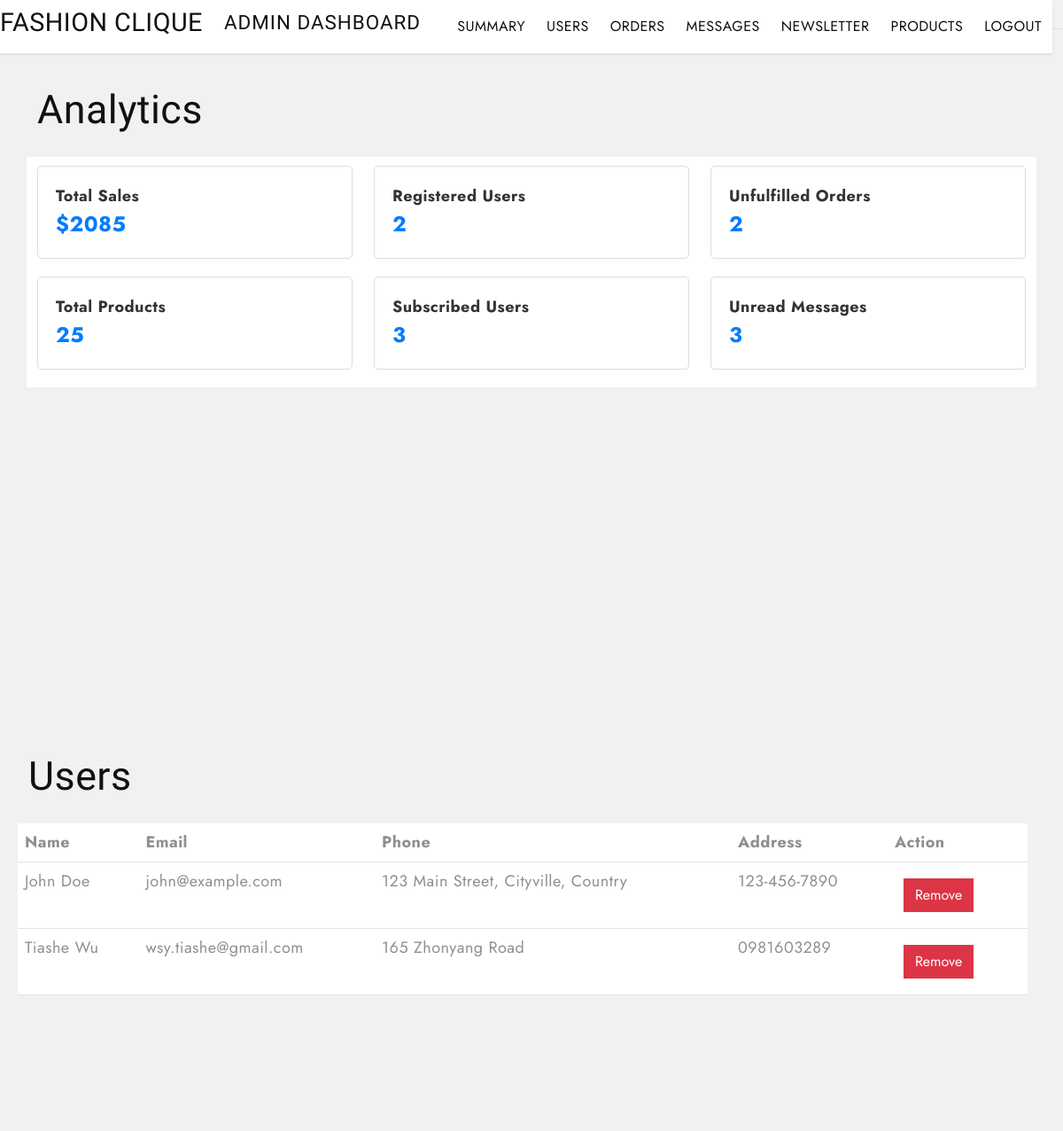
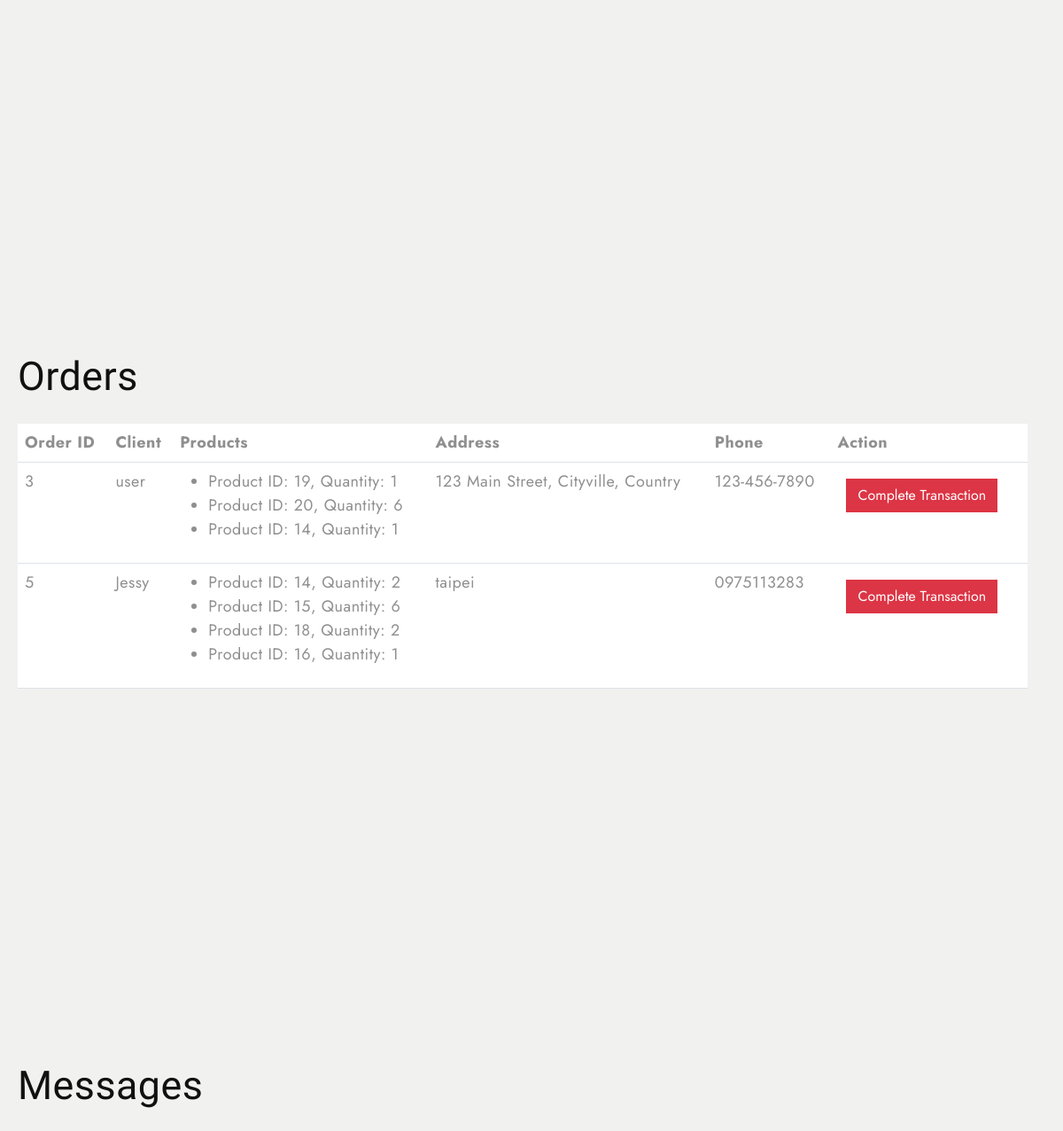
Page /dashboard (upper part) on the earlier database version (2 pictures, top to bottom).
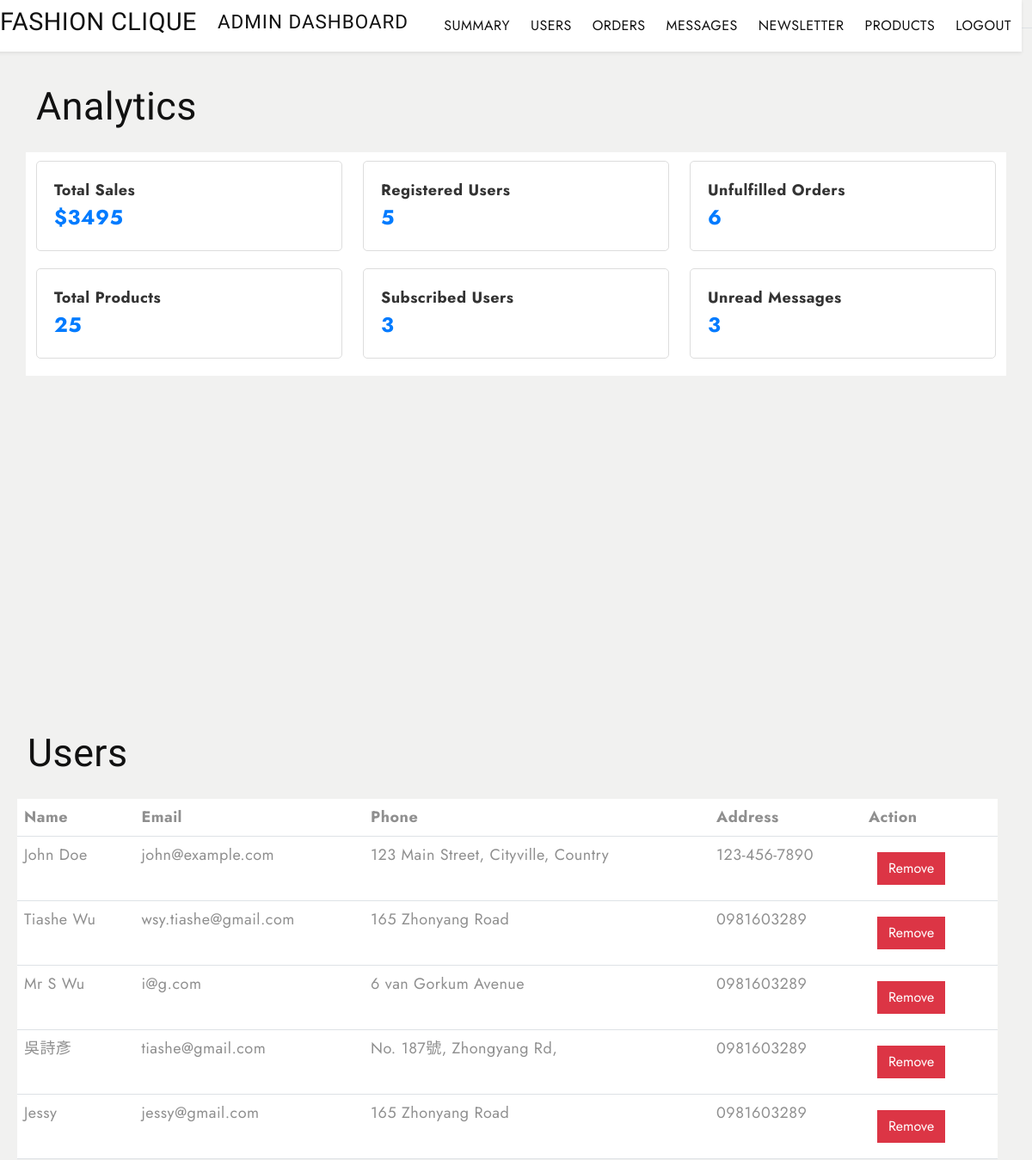
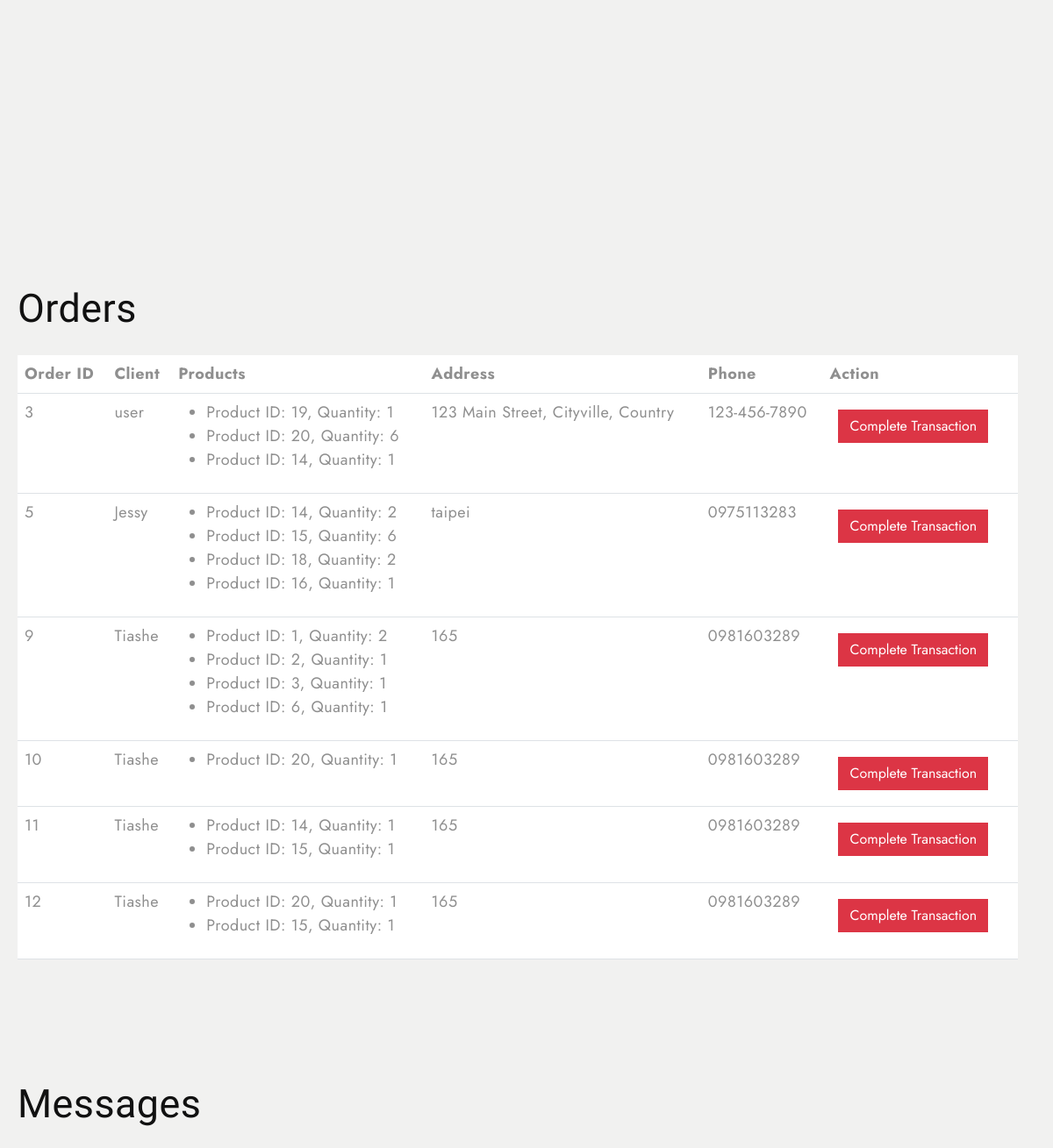
Same page on the later database version (2 pictures, top to bottom).
### tables this page shows
CREATE TABLE users (id INTEGER PRIMARY KEY AUTOINCREMENT, user_id INTEGER, username TEXT NOT NULL UNIQUE, password TEXT NOT NULL, email TEXT NOT NULL UNIQUE, phone TEXT, address TEXT);

CREATE TABLE orders (id INTEGER PRIMARY KEY AUTOINCREMENT, client_id INTEGER NOT NULL, client TEXT, products TEXT NOT NULL, total INTEGER, address TEXT NOT NULL, phone TEXT NOT NULL, created_at DATETIME DEFAULT CURRENT_TIMESTAMP, fulfilled TEXT, FOREIGN KEY (client_id) REFERENCES users (id));

### app.py (the view)
@app.route('/dashboard')
def dashboard():
    conn = get_db_connection()
    users = conn.execute('SELECT * FROM users').fetchall()
    orders = conn.execute('SELECT * FROM orders WHERE fulfilled="false"').fetchall()
    orders_new = []
    for row in orders:  # Iterate over the rows in the 'orders' list
        products_str = row[3]  # row[2] contains the products field as a JSON string
        if products_str and products_str.strip():  # Only try to parse if there's content
            try:
                products = json.loads(products_str)
            except json.JSONDecodeError:
                print(f"Error parsing products for order ID {row[0]}: {products_str}")
                products = []  # Default to empty list if JSON is invalid
        else:
            products = []  # Default to empty list if products field is empty or null
        orders_new.append({
            'id': row[0],
            'client': row[2],
            'products': products,
            'address': row[5],
            'phone': row[6],
            'created_at': row[7],
            'fulfilled': row[8]
        })
    messages = conn.execute('SELECT * FROM messages WHERE seen="false"').fetchall()
    newsletter = conn.execute('SELECT * FROM newsletter').fetchall()
    products = conn.execute('SELECT * FROM products').fetchall()
    total_sales = conn.execute('''
        SELECT SUM(total) AS total_sales FROM orders
    ''').fetchone()
    total_users = conn.execute('SELECT COUNT(*) AS total_users FROM users').fetchone()
    total_subscribed_users = conn.execute('SELECT COUNT(*) AS total_subscribed FROM newsletter').fetchone()
    total_products = conn.execute('SELECT COUNT(*) AS total_products FROM products').fetchone()
    unread_messages = conn.execute('SELECT COUNT(*) AS unread_messages FROM messages WHERE seen="false"').fetchone()
    unfulfilled_Orders = conn.execute('SELECT COUNT(*) AS total_unfulfilled_orders FROM orders WHERE fulfilled="false"').fetchone()
    conn.close()
    return render_template('admin.html', users=users, orders=orders_new, messages=messages,
                           newsletter=newsletter, products=products,
                           total_sales=total_sales['total_sales'] or 0,
                           total_users=total_users['total_users'] or 0,
                           total_subscribed_users=total_subscribed_users['total_subscribed'] or 0,
                           total_products=total_products['total_products'] or 0,
                           unread_messages=unread_messages['unread_messages'] or 0,
                           unfulfilled_Orders=unfulfilled_Orders['total_unfulfilled_orders'] or 0)

### app.py (called while the page is built)
def get_db_connection():
    conn = sqlite3.connect(DB_PATH)
    conn.row_factory = sqlite3.Row  # So that we can access columns by name
    return conn

### templates/admin.html (shortened to what this page needs)
<!DOCTYPE html>
<html lang="en">
  <head>
    <link
      href="https://cdn.jsdelivr.net/npm/bootstrap@5.3.0-alpha3/dist/css/bootstrap.min.css"
      rel="stylesheet"
    />
    <link
      rel="stylesheet"
      type="text/css"
      href="{{ url_for('static', filename='css/vendor.css') }}"
    />
    <link
      rel="stylesheet"
      href="https://cdn.jsdelivr.net/npm/swiper@9/swiper-bundle.min.css"
    />
    <link
      rel="stylesheet"
      type="text/css"
      href="{{ url_for('static', filename='css/style.css') }}"
    />
  </head>
  <body class="homepage">
    <nav
      class="navbar navbar-expand-lg bg-light text-uppercase fs-6 p-3 fixed-top border-bottom align-items-center"
    >
      <div class="container-fluid">
        <div class="row justify-content-between align-items-center w-100 fixed-top bg-white shadow-sm py-2">
            <div class="col-auto d-flex align-items-center gap-4">
              <h4>FASHION CLIQUE</h4>
              <h5>Admin Dashboard</h5>
               </div>
              <div class="col-auto">
              <ul class="navbar-nav d-flex flex-row gap-4 col">
                <li class="nav-item">
                  <a class="nav-link-active" href="#summary">Summary</a>
                </li>
                <li class="nav-item">
                  <a class="nav-link-active" href="#users">Users</a>
                </li>
                <li class="nav-item">
                  <a class="nav-link-active" href="#orders">Orders</a>
                </li>
                <li class="nav-item">
                  <a class="nav-link-active" href="#messages">Messages</a>
                </li>
                <li class="nav-item">
                  <a class="nav-link-active" href="#newsletter">Newsletter</a>
                </li>
                <li class="nav-item">
                  <a class="nav-link-active" href="#products">Products</a>
                </li>
                <li class="nav-item">
                  <a class="nav-link-active" href="/login_P">Logout</a>
                </li>
              </ul>
            </div>
          </div>
      </div>
    </nav>
    <section id="summary" class="contact-section py-5 bg-light" style="min-height:100vh;">
        <div class="container mt-5 ">
          <h3>Analytics</h3>
            <div class="row bg-white " >
                <div class="col-md-4 " style="margin-top:10px;">
                    <div class="panel" >
                        <div class="panel-heading">Total Sales</div>
                        <div class="panel-body">${{ total_sales }}</div>
                    </div>
                </div>
                <div class="col-md-4" style="margin-top:10px;">
                    <div class="panel">
                        <div class="panel-heading">Registered Users</div>
                        <div class="panel-body">{{ total_users }}</div>
                    </div>
                </div>
                <div class="col-md-4" style="margin-top:10px;">
                    <div class="panel">
                        <div class="panel-heading">Unfulfilled Orders</div>
                        <div class="panel-body">{{ unfulfilled_Orders}}</div>
                    </div>
                </div>
            </div>
            <div class="row bg-white">
                <div class="col-md-4">
                    <div class="panel">
                        <div class="panel-heading">Total Products</div>
                        <div class="panel-body">{{ total_products }}</div>
                    </div>
                </div>
                <div class="col-md-4">
                    <div class="panel">
                        <div class="panel-heading">Subscribed Users</div>
                        <div class="panel-body">{{ total_subscribed_users }}</div>
                    </div>
                </div>
                <div class="col-md-4">
                    <div class="panel">
                        <div class="panel-heading">Unread Messages</div>
                        <div class="panel-body">{{ unread_messages }}</div>
                    </div>
                </div>
            </div>
        </div>
    </section>
    <section id="users" class="contact-section py-5 bg-light" style="min-height:100vh;">
        <div class="row" style="margin-left: 20px; width:95vw;">
              <h3>Users</h3>
              <table class="table bg-white">
                <thead>
                  <tr>
                    <th>Name</th>
                    <th>Email</th>
                    <th>Phone</th>
                    <th>Address</th>
                    <th>Action</th>
                  </tr>
                </thead>
                <tbody>
                  {% for user in users %}
                  <tr>
                    <td>{{ user.username }}</td>
                    <td> {{ user.email }}</td>
                    <td>{{ user.address }}</td>
                    <td>{{ user.phone }}</td>
                    <td>
                      <button class="btn btn-danger" onclick="removeUser({{ user.user_id }}, this)">Remove</button>
                    </td>
                  </tr>
                  {% endfor %}
                </tbody>
              </table>
            </section>
            <section id="orders"class="contact-section py-5 bg-light" style="min-height:100vh;">
              <h3 style="margin-left: 20px;">Orders</h3>
              <table class="table bg-white" style="margin-left: 20px; width:95vw;">
                <thead>
                  <tr>
                    <th>Order ID</th>
                    <th>Client</th>
                    <th>Products</th>
                    <th>Address</th>
                    <th>Phone</th>
                    <th>Action</th>
                  </tr>
                </thead>
                <tbody>
                  {% for order in orders %}
                  <tr>
                    <td>{{ order.id }}</td>
                    <td>{{ order.client }}</td>
                    <td>
                      <ul>
                        {% for product in order.products %}
                        <li>Product ID: {{ product.product_id }}, Quantity: {{ product.quantity }}</li>
                      {% endfor %}
                      </ul>
                  </td>
                    <td>{{ order.address }}</td>
                    <td>{{ order.phone }}</td>
                    <td>
                      <button class="btn btn-danger" onclick="updateOrder({{ order.id }}, this)">Complete Transaction</button>
                    </td>
                  </tr>
                  {% endfor %}
                </tbody>
              </table>
              </section>
              <section id="messages" class="contact-section py-5 bg-light" style="min-height:100vh;">
              <h3 style="margin-left: 20px;">Messages</h3>
            </section>
  </body>
</html>

### static/css/style.css (style rules this page uses)
body { --heading-font: "Marcellus", Roboto, sans-serif; --heading-font-weight: 400; --heading-color: #111; --heading-line-height: 1.24; --swiper-theme-color: #8c907e; --bs-body-font-family: "Jost", Roboto, sans-serif; --bs-body-font-size: 18px; --bs-body-font-weight: 400; --bs-body-line-height: 1.5; --bs-body-color: #8f8f8f; --bs-body-color-rgb: 143, 143, 143; --bs-primary: #8c907e; --bs-secondary: #6c757d; --bs-black: #111; --bs-light: #f1f1f0; --bs-dark: #212529; --bs-gray: #9aa1a7; --bs-gray-dark: #51565b; --bs-primary-rgb: 140, 144, 126; --bs-secondary-rgb: 108, 117, 125; --bs-black-rgb: 17, 17, 17; --bs-light-rgb: 241, 241, 240; --bs-dark-rgb: 33, 37, 41; --bs-link-color: #111; --bs-link-color-rgb: 17, 17, 17; --bs-link-decoration: underline; --bs-link-hover-color: #111; --bs-link-hover-color-rgb: 17, 17, 17; }
body { letter-spacing: 0.03rem; }
h1, .h1, h2, .h2, h3, .h3, h4, .h4, h5, .h5, h6, .h6 { font-family: var(--heading-font); font-weight: var(--heading-font-weight); color: var(--heading-color); line-height: var(--heading-line-height); }
h1, h2, h3 { margin: 25px 0; }
h5, h6 { letter-spacing: 1px; }
h3, .h3 { font-size: 2.8rem; }
h4, .h4 { font-size: 1.8rem; }
h5, .h5 { font-size: 1.4rem; }
a { text-decoration: none; }
.container-fluid { max-width: 1800px; }
.btn { --bs-btn-border-radius: 0; }
button { cursor: pointer; margin: 10px; }
.navbar.fixed-top { transition: background-color 0.6s ease-out; }
.panel { border: 1px solid #ddd; padding: 20px; border-radius: 5px; margin-bottom: 20px; }
.panel-heading { font-size: 18px; font-weight: bold; color: #333; }
.panel-body { font-size: 24px; font-weight: bold; color: #007bff; }

Differences in the rows shown:
added users: username "Mr S Wu", email "i@g.com", address "6 van Gorkum Avenue", phone "0981603289"
added users: username "吳詩彥", email "tiashe@gmail.com", address "No. 187號, Zhongyang Rd,", phone "0981603289"
added users: username "Jessy", email "jessy@gmail.com", address "165 Zhonyang Road", phone "0981603289"
added orders: id "9", client "Tiashe", product_id "1" "2" "3" "6", quantity "2" "1" "1" "1", address "165", phone "0981603289"
added orders: id "10", client "Tiashe", product_id "20", quantity "1", address "165", phone "0981603289"
added orders: id "11", client "Tiashe", product_id "14" "15", quantity "1" "1", address "165", phone "0981603289"
added orders: id "12", client "Tiashe", product_id "20" "15", quantity "1" "1", address "165", phone "0981603289"
Other differences:
{{ total_sales }}: "2085" → "3495"
{{ total_users }}: "2" → "5"
{{ unfulfilled_Orders }}: "2" → "6"
